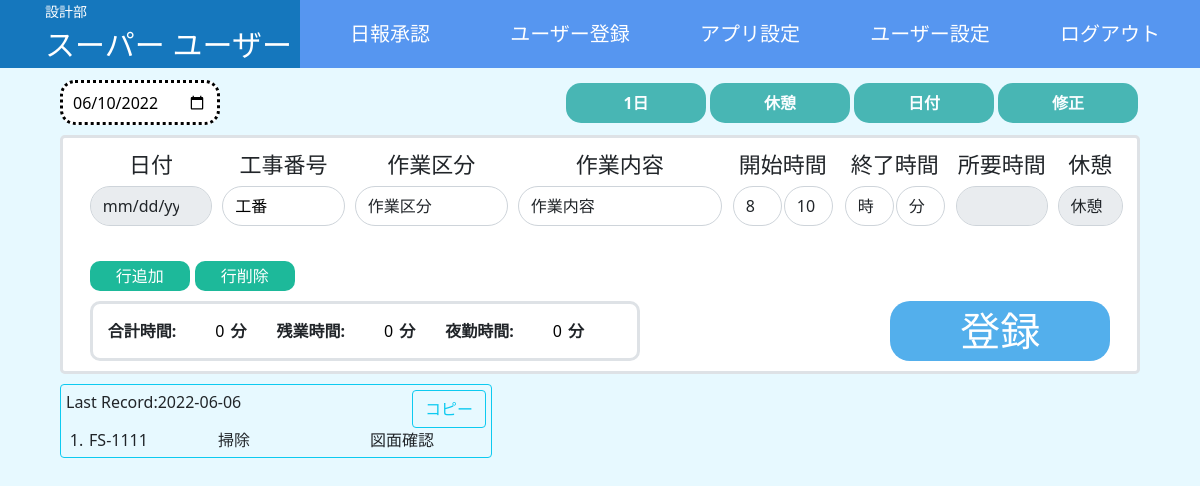
The app's page /report/ (signed in), older data.
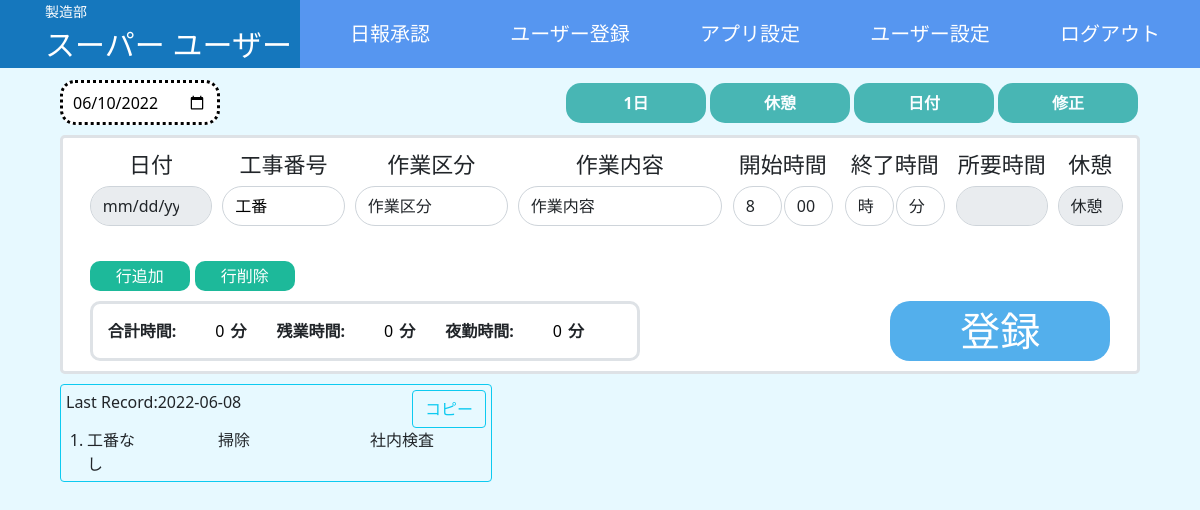
The same page, newer data.
### account/models.py (models this page shows)
class CustomUser(AbstractUser):
    fast_name = models.CharField(max_length=30, blank=True, null=True)
    last_name = models.CharField(max_length=30, blank=True, null=True)
    area = models.ForeignKey(User_Area,on_delete=models.SET_NULL, null=True)
    dept = models.ForeignKey(User_Dept,on_delete=models.SET_NULL, null=True)
    class meta:
        verbose_name_plural ='account.CustomUser'

### app_setting/models.py (models this page shows)
class User_Dept(models.Model):
    number = models.IntegerField("番号",blank=False, null=False)
    dept = models.CharField("部署",max_length=30, blank=False, null=False)
    def __str__(self):
        return str(self.dept)

### report/models.py (models this page shows)
class reports(models.Model):
    Report_User_name =     models.CharField("名前", max_length=30, blank=False, null=False)
    Report_User_dept =     models.CharField("部署", max_length=30, blank=False, null=False)
    Report_User_area =     models.CharField("エリア", max_length=30, blank=False, null=False)
    Report_Row_date =      models.CharField("日付", max_length=30, blank=True, null=True)
    Report_Matter_code =   models.CharField("工番", max_length=30, blank=True, null=True)
    Report_Work_class =    models.CharField("作業区分", max_length=30, blank=True, null=True)
    Report_Work_contents = models.CharField("作業番号", max_length=30, blank=True, null=True)
    Report_Rowstart_time = models.TimeField("開始時間",max_length=30, blank=False, null=False)
    Report_Rowend_time =   models.TimeField("終了時間",max_length=30, blank=False, null=False)
    Report_Total_time =    models.IntegerField("所要時間", blank=False, null=False)
    Report_Over_time =     models.IntegerField("残業時間", blank=True, null=True)
    Report_Night_time =    models.IntegerField("夜勤時間", blank=True, null=True)
    Report_Check_number =  models.IntegerField("チェック", default=0, blank=True,null=True)

### report/views.py (the view)
# urls.py: path('report/' , views.ReportViews, name="report"),
@login_required
def ReportViews(request):
    if  request.method == 'POST':
        dateList = []
        Matter_numberList = []
        work_classList = []
        work_contentsList = []
        start_timeList = []
        end_timeList = []
        total_timeList = []
        form = report_form(request.POST)
        if form.is_valid():
            for i in request.POST.items():
                if re.match(r'Reportdate_*'    ,i[0]):dateList.append(i[1])
                if re.match(r'constr_number_*' ,i[0]):Matter_numberList.append(i[1])
                if re.match(r'work_class_*'    ,i[0]):work_classList.append(i[1])
                if re.match(r'work_contents_*' ,i[0]):work_contentsList.append(i[1])
                if re.match(r'start_time_*'    ,i[0]):start_timeList.append(i[1])
                if re.match(r'end_time_*'      ,i[0]):end_timeList.append(i[1])
                if re.match(r'total_time_*'    ,i[0]):total_timeList.append(i[1])
                if re.match(r'date_status'     ,i[0]):date_status = int(i[1])
                if "rows" == i[0]:rows_count = int(i[1])
            user_name = request.user.last_name + request.user.fast_name
            for l in range(rows_count):
                if date_status == 0:
                    Date = dateList[0]
                else:
                    Date = dateList[l]
                Reports = reports(
                    Report_User_name = user_name,
                    Report_User_dept = request.user.dept,
                    Report_User_area = request.user.area,
                    Report_Row_date = Date,
                    Report_Matter_code = Matter_numberList[l],
                    Report_Work_class = work_classList[l],
                    Report_Work_contents = work_contentsList[l],
                    Report_Rowstart_time = start_timeList[l],
                    Report_Rowend_time = end_timeList[l],
                    Report_Total_time = int(total_timeList[l]),
                    Report_Over_time = int(0),
                    Report_Night_time = int(0),
                    Report_Check_number = 1,
                    )
                Reports.save()
            return redirect("report")
        else:
            params = {
                'form':form,
                "erorr":form.errors
                }
        return render(request, 'report/index.html',params)
    elif request.method == 'GET':
        myuser = (str(request.user.last_name) +  str(request.user.fast_name))
        user_record = reports.objects.filter(Report_User_name = myuser).order_by('-Report_Row_date').first()
        try:
            user_record_date = user_record.Report_Row_date
        except UnboundLocalError and AttributeError:
            user_record_date = None
        wark_class = UserWorkclass.objects.filter(user__username = request.user.username)
        wark_content = DefaulWorkContent.objects.filter(dept__dept = request.user.dept)
        record = reports.objects.filter(
            Report_User_name = myuser,
            Report_Row_date = user_record_date
            ).order_by('-Report_Row_date')
        form = report_form()
        try:
            params = {
                'form':form,
                "record":record,
                "record_date":record[0],
                "matter":matter_code(),
                "workclass":wark_class,
                "wark_content":wark_content
                }
        except IndexError:
            params = {
                'form':form,
                "record":record,
                "matter":matter_code(),
                "workclass":wark_class,
                "wark_content":wark_content
                }
    return render(request,'report/index.html',params)

### report/templates/report/index.html (shortened to what this page needs)
{% extends "base.html" %}
{% load static %}
{% load widget_tweaks %}
{% block css %}{% static 'css/report_style.css' %}{% endblock %}
{% block css2 %}{% static 'css/header.css' %}{% endblock %}
{% block content %}
<body onload="loadFunc();TodayDate();userArea_timeChange()">
    {% include 'include.html' %}
    <div class="wrapper">
      <div class="top-item">
        <input type="date"class="top-item-date"name="Reportdate_0"id="today"form='report-form'/>
        <div class="top-item-box">
          <input type="button"value="1日"class="top-item-button top-item-button0" onclick="oneClickbutton()"/>
          <input type="button"value="休憩"id="change_breakMode"class="top-item-button top-item-button2"/>
          <input type="button"value="日付"id="change_dateMode"class="top-item-button top-item-button3"/>
          <input type="button"value="修正"id=""class="top-item-button top-item-button3"/>
        </div>
      </div>
      <form method="post"id="report-form"class="form-report border border-3 rounded-3 bg-white">
          <div class="form_contents">
            <div class="wapper">
              <div id="rows_wrapper">
                <div id="rows_0" class="rows_contens">
                  <div id="row_date_0" class="get_class row_item1">
                    <label>日付</label>
                    <input id="id_Reportdate_0" name="Reportdate_0" type="date" class="form_item rounded-pill form-control select_get_class date_select"disabled/>
                  </div>
                  <div id="row_matter_0" class="get_class row_item2">
                    <label>工事番号</label>
                    <select name="constr_number_0" id="id_constr_number_0"  class="form_item rounded-pill form-control select_get_class"style="color: black;"onclick="selectChangeColor(this);" >
                      <option value="">工番</option>
                    </select>
                  </div>
                  <div id="row_work_class_0" class="get_class row_item3">
                    <label>作業区分</label>
                    <select name="work_class_0"id="id_work_class_0" onclick="selectChangeColor(this);" class="form_item rounded-pill form-control select_get_class" required>
                      <option value="">作業区分</option>
                    </select>
                  </div>
                  <div id="row_work_contents_0" class="get_class row_item4">
                    <label>作業内容</label>
                    <select name="work_contents_0"id="id_work_contents_0" onclick="selectChangeColor(this);" class="form_item rounded-pill form-control select_get_class" required>
                      <option value="">作業内容</option>
                    </select>
                  </div>
                  <div id="row_start_time_0" class="form_time row_item5">
                    <label>開始時間</label>
                    <div id="start_time_itemchild_0" class="timerow">
                      <div id="start_time_itemGrandchild_h_0" class="col-md-6 time_contents">
                          {{ form.rowstart_time_h_0|add_class:'form_item rounded-pill form-control select_get_class' }}
                      </div>
                      <div id="start_time_itemGrandchild_m_0" class="col-md-6 time_contents">
                          {{ form.rowstart_time_m_0|add_class:'form_item rounded-pill form-control select_get_class' }}
                      </div>
                    </div>
                  </div>
                  <div id="row_end_time_0" class="form_time row_item6">
                    <label>終了時間</label>
                    <div id="end_time_itemchild_0" class="timerow">
                      <div id="end_time_itemGrandchild_h_0" class="col-md-6 time_contents">
                          {{ form.rowend_time_h_0|add_class:'form_item rounded-pill form-control select_get_class' }}
                      </div>
                      <div id="end_time_itemGrandchild_m_0" class="col-md-6 time_contents">
                          {{ form.rowend_time_m_0|add_class:'form_item rounded-pill form-control select_get_class' }}
                      </div>
                    </div>
                  </div>
                  <div id="row_total_time_0" class="get_class row_item7">
                    <label>所要時間</label>
                    <INPUT type="text"
                        id="id_total_time_0"
                        name="total_time_0"
                        value=""
                        class="form_item rounded-pill form-control id_class select_get_class"
                        readonly/>
                  </div>
                  <div id="row_break_time_0" class="get_class row_item8">
                    <label>休憩</label>
                    <select id="id_break_time_0"name="break_time_0"onclick="func('break_time_0')"class="form_item rounded-pill form-control id_class select_get_class break_select" disabled>
                      <option value="">休憩</option>
                    </select>
                  </div>
                </div>
              </div>
              <div class="form-bottom">
                <button onclick="row_add()" type="button" class="button-add button-action-add ">
                  行追加
                </button>
                <button onclick="del()" type="button" class="button-add button-action-del">
                  行削除
                </button>
              </div>
              <div class="form-summary-content">
                <div class="form-summary">
                  <div class="all_total_contens border border-3 bg-white">
                    <div class="all-total-content">
                      合計時間:
                      <div>
                        <input type="text"id="id-all-total-time"class="total-content"value=0 readonly/>
                        分
                      </div>
                    </div>
                    <div class="all-total-content">
                      残業時間:
                      <div>
                        <input type="text" id="id-all-over-time"class="total-content all-over-time" value=0 readonly/>
                        分
                      </div>
                    </div>
                    <div class="all-total-content">
                      夜勤時間:
                      <div>
                        <input type="text" id="id-all-night-time"class="total-content all-night-time" value=0 readonly/>
                        分
                      </div>
                    </div>
                  </div>
                  <button type="submit" id="form-submit" class="button-register">登録</button>
                </div>
              </div>
            </div>
          </div>
      </form>
      <div class="hisory-record-contents border border-info rounded">
        <div class="hisory-record-contents-top">
          <p  class="hisory-item1">Last Record:{{ record_date.Report_Row_date }}</p>
          <button type="button"onclick="get_text()"id="copy-btn"class="hisory-item2 btn btn-outline-info copy-btn">コピー</button>
        </div>
        <div id="past-report" class="hisory-record-contents-main">
            {% for member in record %}
          <ul class="hisory-record-p">
            <li class="">{{ forloop.counter }}. </li>
            <li>
              {% if  member.Report_Matter_code == "" %}
              工番なし
              {% else %}
              {{ member.Report_Matter_code }}
              {% endif %}
            </li>
            <li>{{ member.Report_Work_class }}</li>
            <li>{{ member.Report_Work_contents }}</li>
          </ul>
          {% endfor %}
        </div>
      </div>
    </div>
{% endblock %}

### account/templates/base.html (shortened to what this page needs)
<!doctype html>
{% load static %}
{% load crispy_forms_tags %}
{% load widget_tweaks %}
<html lang="ja">
    <head>
        <link href="https://cdn.jsdelivr.net/npm/bootstrap@5.0.0-beta1/dist/css/bootstrap.min.css" rel="stylesheet" />
        <link href="{% block css %}{% endblock css %}"rel="stylesheet"type="text/css"/>
        <link href="{% block css2 %}{% endblock css2 %}"rel="stylesheet"type="text/css"/>
    </head>
    <body>
        {% block content %}{% endblock content %}
    </body>
</html>

### account/templates/include.html (shortened to what this page needs)
<header>
    <div class="user-name">
        <p class="user-dept">{{ user.dept.dept }}</p>
        <p>{{ user.last_name }} {{ user.fast_name }} 様</p>
    </div>
    <nav class="nav-bar">
        <ul class="menu-nav-bar">
            {% if user.is_staff %}
                {% if  request.path != "/report_table/" %}
                    <li><a class="nav-bar-tag" href="{% url "report_table" %}">日報承認</a></li>
                {% endif %}
                {% if request.path != "/account/" %}
                    <li><a class="nav-bar-tag" href="{% url "account" %}">ユーザー登録</a></li>
                {% endif %}
                {% if request.path != "/app_settings/" %}
                    <li><a class="nav-bar-tag" href="{% url "app_settings" %}">アプリ設定</a></li>
                {% endif %}
            {% endif %}
            {% if request.path != "/user_setting/" %}
                <li><a class="nav-bar-tag" href="{% url "user_setting" %}">ユーザー設定</a></li>
            {% endif %}
            <li><a class="nav-bar-tag" href="{% url 'logout' %}">ログアウト</a></li>
        </ul>
    </nav>
</header>

Row changes from the older to the newer data that the page shows:
no longer on this page (row edited): reports: Report_Row_date "2022-06-06", Report_Matter_code "FS-1111", Report_Work_class "掃除", Report_Work_contents "図面確認"
changed CustomUser "スーパー": dept.dept "設計部" → "製造部"
added reports: Report_Row_date "2022-06-08", Report_Matter_code "工番なし", Report_Work_class "掃除", Report_Work_contents "社内検査"
Text that changed along with them:
form field rowstart_time_m_0: "10" → "00"
